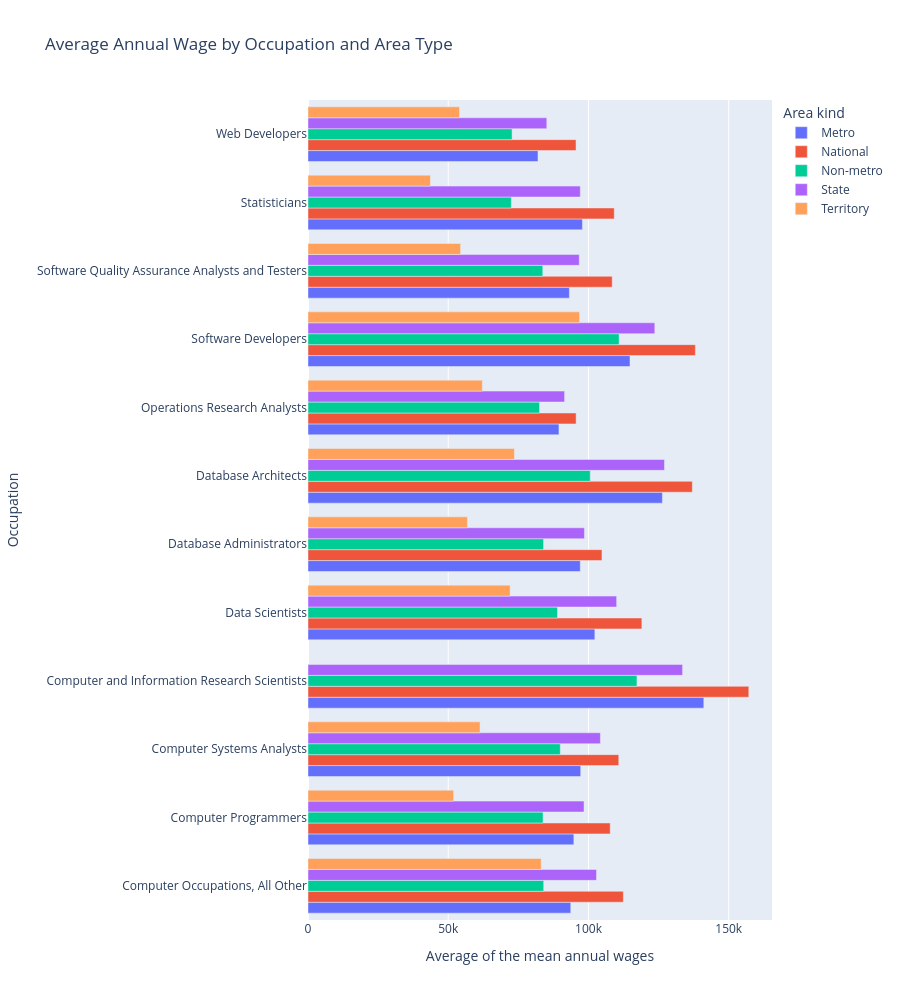

The code cell stored with this chart in its notebook:
### Markdown cell above
## 5. Grouped Bar Chart: Average Wage by Occupation and Area Type

- **Objective:** To find out how different tech wages are in different types of area, by comparing the average annual wage of each of the 12 occupations at all area types, national, states, territories, metro and non-metro areas.
- **Why this visualisation type:** A grouped bar chart puts several bars side by side for the same category, so area types can be compared directly for each occupation. Having all occupations in one chart also shows whether the gaps between area types are similar across them or bigger for some.

### Code cell
compare = tech_df.copy()
compare["Area kind"] = compare["AREA_TYPE"].map({1: "National", 2: "State", 3: "Territory", 4: "Metro", 6: "Non-metro"})

avg_wage = compare.groupby(["OCC_TITLE", "Area kind"], as_index=False)["A_MEAN"].mean()

fig_grouped_bar = px.bar(avg_wage,
               x="A_MEAN",
               y="OCC_TITLE",
               color="Area kind",
               barmode="group",
               height=1000,
               labels={"A_MEAN": "Average of the mean annual wages", "OCC_TITLE": "Occupation"},
               title="Average Annual Wage by Occupation and Area Type")
fig_grouped_bar.show()

### Figure 1 — Plotly figure (JSON) as saved in the notebook; plotly's stock layout.template omitted (floating-point values rounded to 4 significant figures)
{"data": [{"alignmentgroup": "True", "hovertemplate": "Area kind=Metro<br>Average of the mean annual wages=%{x}<br>Occupation=%{y}<extra></extra>", "legendgroup": "Metro", "marker": {"color": "#636efa", "pattern": {"shape": ""}}, "name": "Metro", "offsetgroup": "Metro", "orientation": "h", "showlegend": true, "textposition": "auto", "type": "bar", "x": [93680.0, 94790.0, 97240.0, 141100.0, 102300.0, 97070.0, 126400.0, 89470.0, 114800.0, 93190.0, 97840.0, 82000.0], "xaxis": "x", "y": ["Computer Occupations, All Other", "Computer Programmers", "Computer Systems Analysts", "Computer and Information Research Scientists", "Data Scientists", "Database Administrators", "Database Architects", "Operations Research Analysts", "Software Developers", "Software Quality Assurance Analysts and Testers", "Statisticians", "Web Developers"], "yaxis": "y"}, {"alignmentgroup": "True", "hovertemplate": "Area kind=National<br>Average of the mean annual wages=%{x}<br>Occupation=%{y}<extra></extra>", "legendgroup": "National", "marker": {"color": "#EF553B", "pattern": {"shape": ""}}, "name": "National", "offsetgroup": "National", "orientation": "h", "showlegend": true, "textposition": "auto", "type": "bar", "x": [112400.0, 107800.0, 110800.0, 157200.0, 119000.0, 104800.0, 137000.0, 95600.0, 138100.0, 108500.0, 109200.0, 95570.0], "xaxis": "x", "y": ["Computer Occupations, All Other", "Computer Programmers", "Computer Systems Analysts", "Computer and Information Research Scientists", "Data Scientists", "Database Administrators", "Database Architects", "Operations Research Analysts", "Software Developers", "Software Quality Assurance Analysts and Testers", "Statisticians", "Web Developers"], "yaxis": "y"}, {"alignmentgroup": "True", "hovertemplate": "Area kind=Non-metro<br>Average of the mean annual wages=%{x}<br>Occupation=%{y}<extra></extra>", "legendgroup": "Non-metro", "marker": {"color": "#00cc96", "pattern": {"shape": ""}}, "name": "Non-metro", "offsetgroup": "Non-metro", "orientation": "h", "showlegend": true, "textposition": "auto", "type": "bar", "x": [84030.0, 83800.0, 89950.0, 117300.0, 88940.0, 83980.0, 100600.0, 82560.0, 110900.0, 83710.0, 72490.0, 72770.0], "xaxis": "x", "y": ["Computer Occupations, All Other", "Computer Programmers", "Computer Systems Analysts", "Computer and Information Research Scientists", "Data Scientists", "Database Administrators", "Database Architects", "Operations Research Analysts", "Software Developers", "Software Quality Assurance Analysts and Testers", "Statisticians", "Web Developers"], "yaxis": "y"}, {"alignmentgroup": "True", "hovertemplate": "Area kind=State<br>Average of the mean annual wages=%{x}<br>Occupation=%{y}<extra></extra>", "legendgroup": "State", "marker": {"color": "#ab63fa", "pattern": {"shape": ""}}, "name": "State", "offsetgroup": "State", "orientation": "h", "showlegend": true, "textposition": "auto", "type": "bar", "x": [102900.0, 98420.0, 104300.0, 133500.0, 110000.0, 98560.0, 127100.0, 91480.0, 123600.0, 96710.0, 97080.0, 85150.0], "xaxis": "x", "y": ["Computer Occupations, All Other", "Computer Programmers", "Computer Systems Analysts", "Computer and Information Research Scientists", "Data Scientists", "Database Administrators", "Database Architects", "Operations Research Analysts", "Software Developers", "Software Quality Assurance Analysts and Testers", "Statisticians", "Web Developers"], "yaxis": "y"}, {"alignmentgroup": "True", "hovertemplate": "Area kind=Territory<br>Average of the mean annual wages=%{x}<br>Occupation=%{y}<extra></extra>", "legendgroup": "Territory", "marker": {"color": "#FFA15A", "pattern": {"shape": ""}}, "name": "Territory", "offsetgroup": "Territory", "orientation": "h", "showlegend": true, "textposition": "auto", "type": "bar", "x": [83140.0, 51910.0, 61340.0, 72070.0, 56830.0, 73590.0, 62160.0, 96820.0, 54410.0, 43640.0, 54010.0], "xaxis": "x", "y": ["Computer Occupations, All Other", "Computer Programmers", "Computer Systems Analysts", "Data Scientists", "Database Administrators", "Database Architects", "Operations Research Analysts", "Software Developers", "Software Quality Assurance Analysts and Testers", "Statisticians", "Web Developers"], "yaxis": "y"}], "layout": {"barmode": "group", "height": 1000, "legend": {"title": {"text": "Area kind"}, "tracegroupgap": 0}, "title": {"text": "Average Annual Wage by Occupation and Area Type"}, "xaxis": {"anchor": "y", "domain": [0, 1], "title": {"text": "Average of the mean annual wages"}}, "yaxis": {"anchor": "x", "domain": [0, 1], "title": {"text": "Occupation"}}}}
